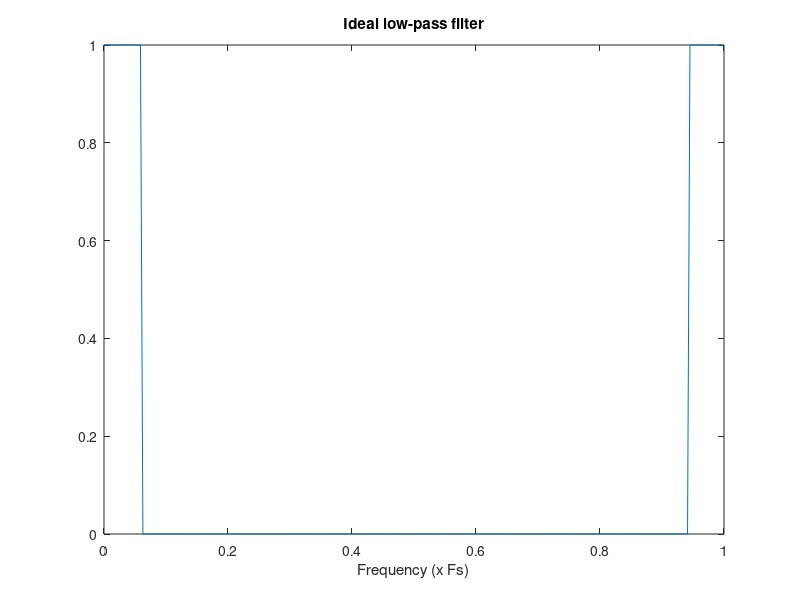
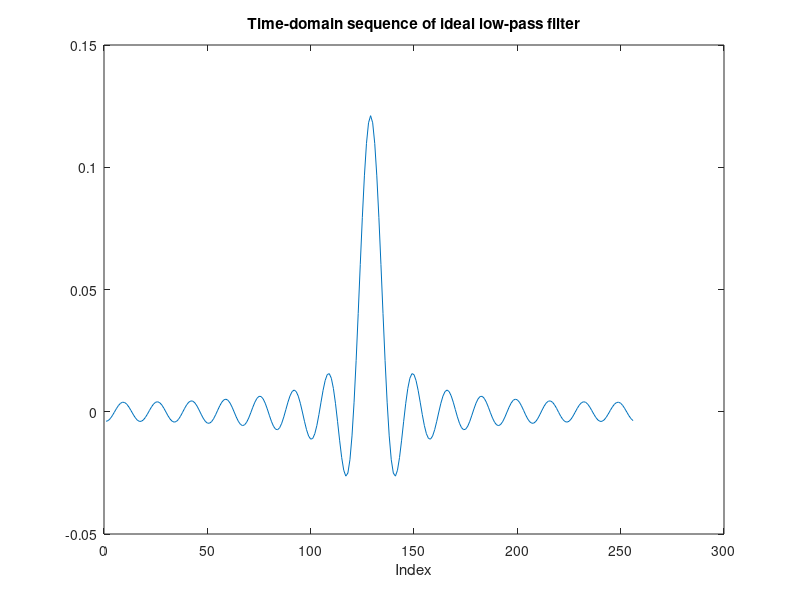
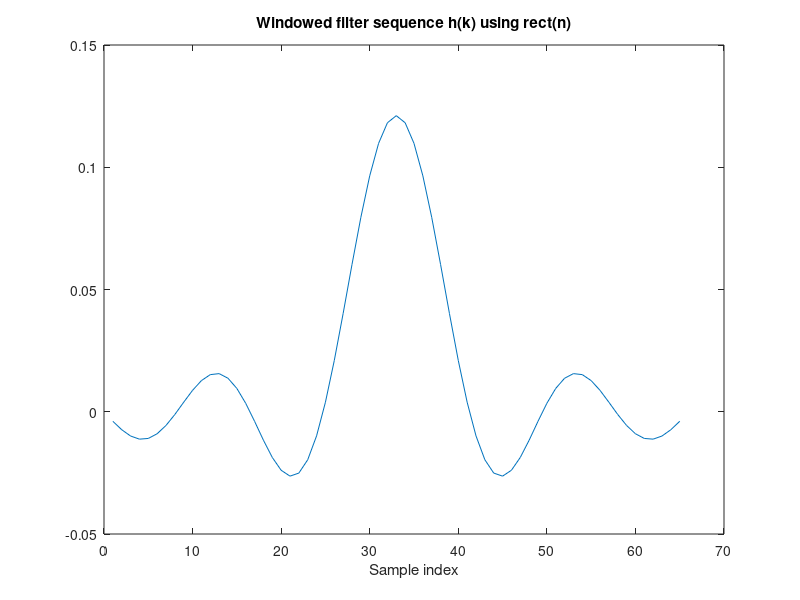
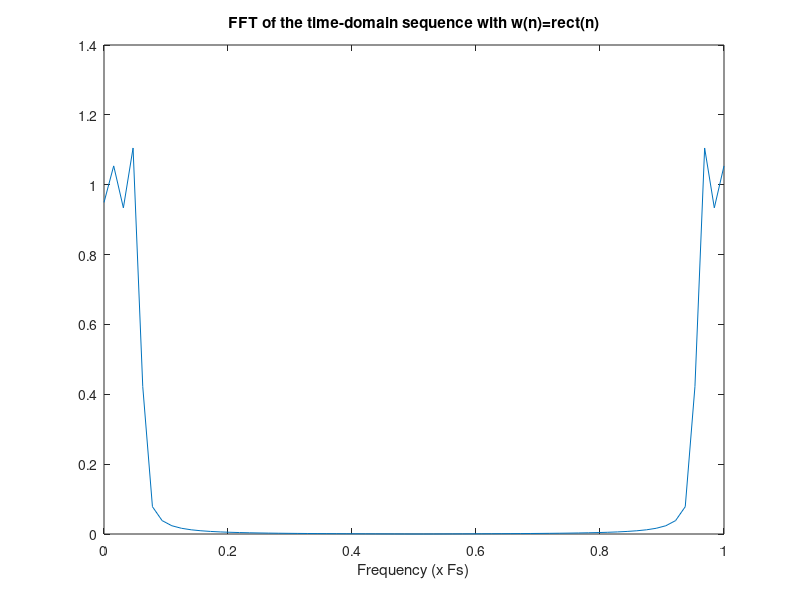

These figures' MATLAB source, in order:

    

    clear;
close all;

%% Generate an ideal-filter sequence (in freq domain)
N = 256;
kc = N/16;
HK = zeros(1, N);
HK(1:kc) = 1;
HK(end-kc+2:end) = 1;
h = figure;
fx = linspace(0,1,N);
plot(fx, HK);
xlabel('Frequency (x Fs)');
title('Ideal low-pass filter');
print(h, '-dpng', 'ideal_filter.png');

%% Obtain time-domain sequence
hk = ifftshift(ifft(HK));
figure;
plot(1:N, hk);
xlabel('Index');
title('Time-domain sequence of ideal low-pass filter');

%% Generate windowed time-domain sequence
% window = rect
L = 65;
w = ones(1, L);
hw = hk(N/2+1-floor(L/2):N/2+1+floor(L/2)) .* w;
h = figure;
plot(1:L, hw);
xlabel('Sample index');
title('Windowed filter sequence h(k) using rect(n)');

%% Obtain frequency-domain of windowed sequence
HW = fft(hw);
figure;
fx = linspace(0,1,L);
plot(fx, abs(HW));
xlabel('Frequency (x Fs)');
title('FFT of the time-domain sequence with w(n)=rect(n)');

%% Generate windowed time-domain sequence
% window = blackman
L = 65;
w = blackman(L)';
hw = hk(N/2+1-floor(L/2):N/2+1+floor(L/2)) .* w;
h = figure;
plot(1:L, hw);
xlabel('Sample index');
title('Windowed filter sequence h(k) using blackman(n)');

%% Obtain frequency-domain of windowed sequence
HW = fft(hw);
figure;
fx = linspace(0,1,L);
plot(fx, abs(HW));
xlabel('Frequency (x Fs)');
title('FFT of the time-domain sequence with w(n)=blackman(n)');

%% Filter a sinewave using the low-pass filter
fs = 64000;
N = 64;
x = 0:(N-1);
f = 3000;
A = 1;
xn = A*sin(2*pi*f/fs*x);
yn = conv(xn, hw);
h = figure;
stem(x, xn, 'b');
hold on;
stem(x, yn(1:N), 'r');
xlabel('Sample index');
legend('xn', 'yn');
title('low-pass filtering using hw');

%% Obtain band-pass from low-pas filter
% Multiply with sequence cos(pi/2 * n) =
% [0, -1, 0, 1, 0, -1, ...]
hwb = hw;
hwb(1:2:end) = 0;
hwb(2:4:end) = -hwb(2:4:end);

%% Obtain frequency-domain of band-pass sequence
HWB = fft(hwb);
figure;
fx = linspace(0,1,L);
plot(fx, abs(HWB));
xlabel('Frequency (x Fs)');
title('FFT of the time-domain band-pass sequence');

%% Filter sinewaves using the band-pass filter
fs = 64000;
N = 64;
x = 0:(N-1);
f1 = 3000;
f2 = 15000;
f3 = 30000;
A = 1;
xn1 = A*sin(2*pi*f1/fs*x);
xn2 = A*sin(2*pi*f2/fs*x);
xn3 = A*sin(2*pi*f3/fs*x);
yn1 = conv(xn1, hwb);
yn2 = conv(xn2, hwb);
yn3 = conv(xn3, hwb);
h = figure;
subplot(2,1,1);
stem(x, xn1, 'r');
hold on;
stem(x, xn2, 'g');
stem(x, xn3, 'b');
xlabel('Sample index');
legend('xn 3kHz', 'xn 15kHz', 'xn 30kHz');
title('Input sinusoids of different frequencies');
subplot(2,1,2);
stem(x, yn1(1:N), 'r');
hold on;
stem(x, yn2(1:N), 'g');
stem(x, yn3(1:N), 'b');
xlabel('Sample index');
legend('yn 3kHz', 'yn 15kHz', 'yn 30kHz');
title('Applying band-pass filtering');

%% Obtain high-pass from low-pas filter
% Multiply with sequence cos(pi * n) =
% [1, -1, 1, -1, ...]
hwh = hw;
hwh(2:2:end) = -hwh(2:2:end);

%% Obtain frequency-domain of high-pass sequence
HWH = fft(hwh);
figure;
fx = linspace(0,1,L);
plot(fx, abs(HWH));
xlabel('Frequency (x Fs)');
title('FFT of the time-domain high-pass sequence');

%% Filter sinewaves using the high-pass filter
fs = 64000;
N = 64;
x = 0:(N-1);
f1 = 3000;
f2 = 15000;
f3 = 30000;
A = 1;
xn1 = A*sin(2*pi*f1/fs*x);
xn2 = A*sin(2*pi*f2/fs*x);
xn3 = A*sin(2*pi*f3/fs*x);
yn1 = conv(xn1, hwh);
yn2 = conv(xn2, hwh);
yn3 = conv(xn3, hwh);
h = figure;
subplot(2,1,1);
stem(x, xn1, 'r');
hold on;
stem(x, xn2, 'g');
stem(x, xn3, 'b');
xlabel('Sample index');
legend('xn 3kHz', 'xn 15kHz', 'xn 30kHz');
title('Input sinusoids of different frequencies');
subplot(2,1,2);
stem(x, yn1(1:N), 'r');
hold on;
stem(x, yn2(1:N), 'g');
stem(x, yn3(1:N), 'b');
xlabel('Sample index');
legend('yn 3kHz', 'yn 15kHz', 'yn 30kHz');
title('Applying high-pass filtering');
